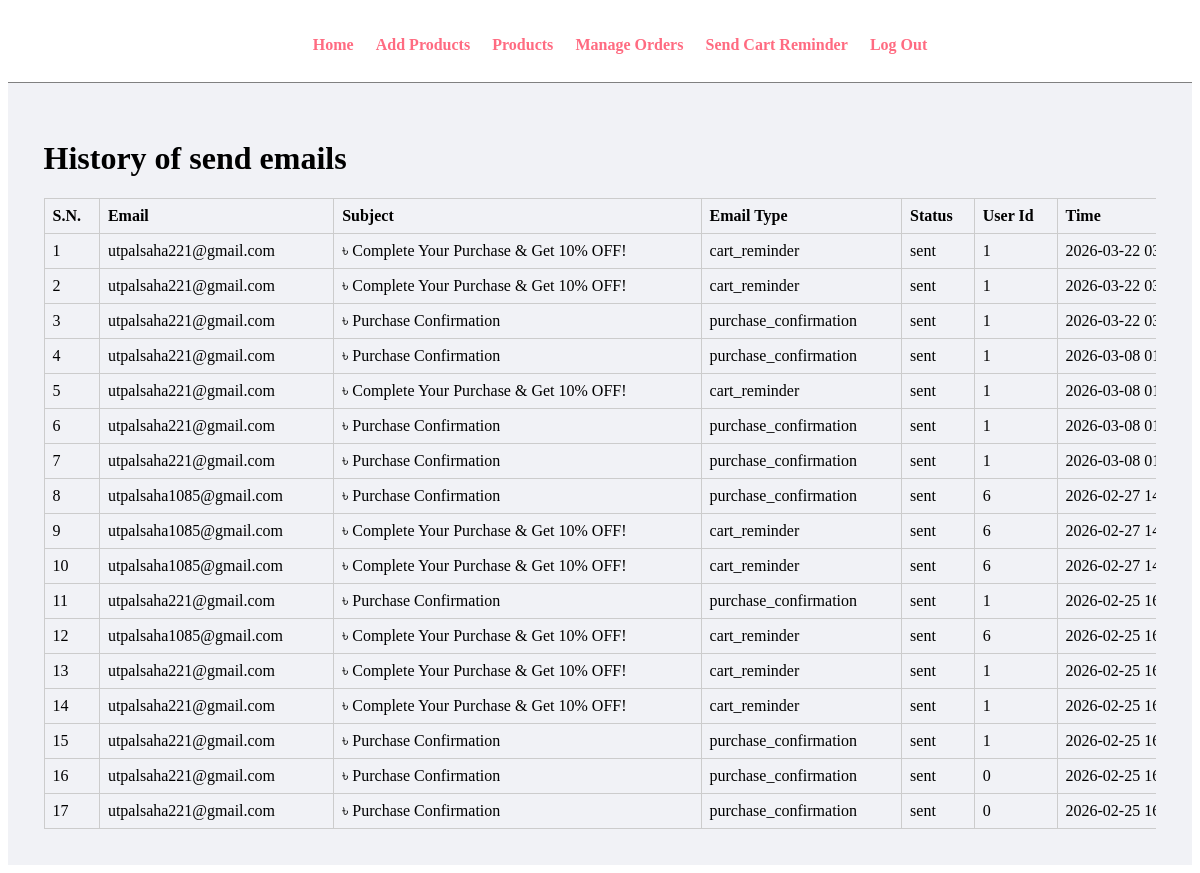
Page /admin/mail-log.php (signed in) on the committed database.
### tables this page shows
CREATE TABLE `email_logs` (
  `id` int(11) NOT NULL,
  `user_id` int(11) DEFAULT NULL,
  `email` varchar(100) DEFAULT NULL,
  `subject` varchar(255) DEFAULT NULL,
  `email_type` varchar(50) DEFAULT NULL,
  `status` varchar(20) DEFAULT NULL,
  `sent_at` datetime DEFAULT current_timestamp()
);

### admin/mail-log.php (the view, shortened to what this page needs)
<?php
    include("../config/db.php");
    $sql = "SELECT * FROM email_logs ORDER BY id DESC";
    $res = mysqli_query($conn,$sql);
?>
<!DOCTYPE html>
<html lang="en">
<head>
    <link rel="stylesheet" href="../css/admin.css">
</head>
<body>
    <div class="menu text-center">
        <div class="wrapper">
            <ul>
                <li><a href="dashboard.php">Home</a></li>
                <li><a href="add-products.php">Add Products</a></li>
                <li><a href="products.php">Products</a></li>
                <li><a href="manage-orders.php">Manage Orders</a></li>
                <li><a href="send-cart-reminder.php">Send Cart Reminder</a></li>
                <li><a href="../authentication/logout.php">Log Out</a></li>
            </ul>
        </div>
    </div>
<div class="main-content">
    <div class="table-wrapper">
    <h1>History of send emails</h1>
    <table class="tbl-full1">
    <tr>
            <th>S.N.</th>
            <th>Email</th>
            <th>Subject</th>
            <th>Email Type</th>
            <th>Status</th>
            <th>User Id</th>
            <th>Time</th>
    </tr>
            <?php
            $sn = 1;
            while($row=mysqli_fetch_assoc($res))
            {
            ?>
            <tr>
            <td>
            <?php echo $sn++; ?>
            </td>
            <td>
            <?php echo $row['email']; ?>
            </td>
            <td>
            ৳ <?php echo $row['subject']; ?>
            </td>
            <td>
            <?php echo $row['email_type']; ?>
            </td>
            <td>
            <?php echo $row['status']; ?>
            </td>
            <td>
            <?php echo $row['user_id']; ?>
            </td>
            <td>
            <?php echo $row['sent_at']; ?>
            </td>
            </tr>
            <?php
            }
            ?>
    </table>
    </div>
</div>
</body>
</html>

### css/admin.css (style rules this page uses)
.menu { border-bottom: 1px solid gray; }
.menu ul { list-style-type: none; }
.menu ul li { display: inline; padding: 1%; }
.menu ul li a { text-decoration: none; font-weight: bold; color: #ff6b81; }
.wrapper { padding: 1%; width: 80%; margin: 0 auto; }
.text-center { text-align: center; }
.main-content { background-color: #f1f2f6; padding: 3%; }
.table-wrapper { overflow-x: auto; width: 100%; }
.tbl-full1 { border-collapse: collapse; min-width: 1200px; }
.tbl-full1 th, .tbl-full1 td { padding: 8px; border: 1px solid #ccc; text-align: left; white-space: nowrap; }

### rows in the picture
email_logs: email "utpalsaha221@gmail.com", subject "Complete Your Purchase & Get 10% OFF!", email_type "cart_reminder", status "sent", user "1", sent_at "2026-03-22…"
email_logs: email "utpalsaha221@gmail.com", subject "Complete Your Purchase & Get 10% OFF!", email_type "cart_reminder", status "sent", user "1", sent_at "2026-03-22…"
email_logs: email "utpalsaha221@gmail.com", subject "Purchase Confirmation", email_type "purchase_confirmation", status "sent", user "1", sent_at "2026-03-22…"
email_logs: email "utpalsaha221@gmail.com", subject "Purchase Confirmation", email_type "purchase_confirmation", status "sent", user "1", sent_at "2026-03-08…"
email_logs: email "utpalsaha221@gmail.com", subject "Complete Your Purchase & Get 10% OFF!", email_type "cart_reminder", status "sent", user "1", sent_at "2026-03-08…"
email_logs: email "utpalsaha221@gmail.com", subject "Purchase Confirmation", email_type "purchase_confirmation", status "sent", user "1", sent_at "2026-03-08…"
email_logs: email "utpalsaha221@gmail.com", subject "Purchase Confirmation", email_type "purchase_confirmation", status "sent", user "1", sent_at "2026-03-08…"
email_logs: email "utpalsaha1085@gmail.com", subject "Purchase Confirmation", email_type "purchase_confirmation", status "sent", user "6", sent_at "2026-02-27…"
email_logs: email "utpalsaha1085@gmail.com", subject "Complete Your Purchase & Get 10% OFF!", email_type "cart_reminder", status "sent", user "6", sent_at "2026-02-27…"
email_logs: email "utpalsaha1085@gmail.com", subject "Complete Your Purchase & Get 10% OFF!", email_type "cart_reminder", status "sent", user "6", sent_at "2026-02-27…"
email_logs: email "utpalsaha221@gmail.com", subject "Purchase Confirmation", email_type "purchase_confirmation", status "sent", user "1", sent_at "2026-02-25…"
email_logs: email "utpalsaha1085@gmail.com", subject "Complete Your Purchase & Get 10% OFF!", email_type "cart_reminder", status "sent", user "6", sent_at "2026-02-25…"
email_logs: email "utpalsaha221@gmail.com", subject "Complete Your Purchase & Get 10% OFF!", email_type "cart_reminder", status "sent", user "1", sent_at "2026-02-25…"
email_logs: email "utpalsaha221@gmail.com", subject "Complete Your Purchase & Get 10% OFF!", email_type "cart_reminder", status "sent", user "1", sent_at "2026-02-25…"
email_logs: email "utpalsaha221@gmail.com", subject "Purchase Confirmation", email_type "purchase_confirmation", status "sent", user "1", sent_at "2026-02-25…"
email_logs: email "utpalsaha221@gmail.com", subject "Purchase Confirmation", email_type "purchase_confirmation", status "sent", user "0", sent_at "2026-02-25…"
email_logs: email "utpalsaha221@gmail.com", subject "Purchase Confirmation", email_type "purchase_confirmation", status "sent", user "0", sent_at "2026-02-25…"
